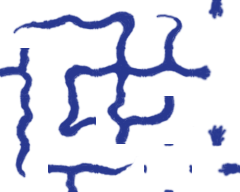
#> input picture art/river-major.png, 240 x 192 px
$ python export.py
#> lines starting #> are read from the running program, lines starting #| are printed output that depends on the picture
from PIL import Image
from random import choice, randint

TILE = (64,64)
HALF_TILE = (32,32)

def add(p,q):
	return p[0] + q[0], p[1] + q[1]

def vmul(p,q):
	return p[0] * q[0], p[1] * q[1]

# [33 lines left out: functions random_texture, get_pal, gen_terrain, not called in this run]


def saveas(ind, img, cat='PHYS0_SS'):
	path = '../res/tile64/{}/{:03}.png'.format(cat, ind)
	img.save(path)
	print(path)


# [4 lines left out: function get_tile, not called in this run]


def rot(img, n):
	return img.rotate(-n * 90)


# [150 lines left out: functions gen_coast, combine_forest, not called in this run]


"""
def extract_buildings():

	# build_id column-wise
	cols = [
		[1,2,3,17],    # col1
		[4,13,44,16],  # col2...
		[5,14,36,48],
		[6,15,37,47],
		[19,22,25,28,33,40,45],
		[20,23,26,29,34,41],
		[21,24,27,30,35,42],
		[7,8,9,46]
		[10,38,39,43]
	]
"""


def extract(name, img_map, unit):
#> called with name = 'river-major.png', unit = (64, 64)
	img = Image.open(name, 'r')
#> img is the input picture: PIL image 240x192 RGBA; mean R, G, B, A 140.9, 147, 175.1, 41.4
	J = len(img_map)
	I = len(img_map[0])
	for j in range(J):
		for i in range(I):
			ind = img_map[j][i]
			if ind != 0:
				x = i*unit[0]
				y = j*unit[1]
				new = img.crop((x,y,x+unit[0],y+unit[1]))
				saveas(ind, new)
#> this loop made 4 passes
#> pass 1, in saveas, `img.save(path)`:
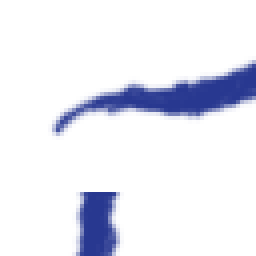
#> saved as 002.png: PIL image 64x64 RGBA (shown 4 times larger); mean R, G, B, A 210.4, 213.8, 232, 26.5; transparent parts drawn white
#> pass 1, in saveas (call 2), `img.save(path)`:
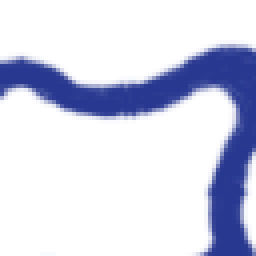
#> saved as 004.png: PIL image 64x64 RGBA (shown 4 times larger); mean R, G, B, A 181.3, 186.8, 217, 53.1; transparent parts drawn white
#> pass 1, in saveas (call 3), `img.save(path)`:
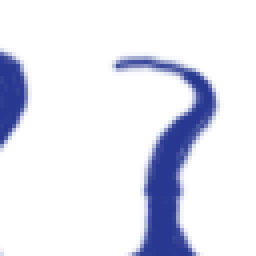
#> saved as 007.png: PIL image 64x64 RGBA (shown 4 times larger); mean R, G, B, A 183.7, 189, 218.2, 32.6; transparent parts drawn white
#> pass 1, in saveas (call 4), `img.save(path)`:
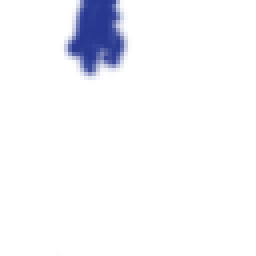
#> saved as 005.png: PIL image 64x64 RGBA (shown 4 times larger); mean R, G, B, A 4.6, 6.4, 16.5, 11.2; transparent parts drawn white

def export_blend():
	im = Image.open('blend.png')

	saveas(105, rot(im, 0))
	saveas(106, rot(im, 1))
	saveas(107, rot(im, 2))
	saveas(108, rot(im, 3))


# coast tile size HALF TILE
coast_map = [
	[119,116,135,124,127,120],
	[126,137,  0,  0,138,113],
	[123,  0,131,132,  0,136],
	[134,  0,130,129,  0,121],
	[115,140,  0,  0,139,128],
	[118,125,122,133,114,117],
]


# river tile size TILE
river_major_map = [
	[  2,  4,  7,  5, 141],
	[ 15,  6, 16, 12, 144],
	[ 13, 10, 14, 11, 143],
	[  9,  8,  3,  0, 142],
]

river_minor_map = [
	[  2+16,  4+16,  7+16,  5+16, 141+4],
	[ 15+16,  6+16, 16+16, 12+16, 144+4],
	[ 13+16, 10+16, 14+16, 11+16, 143+4],
	[  9+16,  8+16,  3+16,  0   , 142+4],
]


# forest size TILE
forest_map = [
	[  1,  1,  1,  1],
	[  1,  0,  0,  0],
	[  0,  0,  0,  0],
	[  0,  0,  0,  0],
]

# [N,E,S,W]
forest_neigh = [
	(65, (0,0,0,0)),
	(66, (0,1,0,0)),
	(67, (0,0,0,1)),
	(68, (0,1,0,1)),
	(69, (0,0,1,0)),
	(70, (0,1,1,0)),
	(71, (0,0,1,1)),
	(72, (0,1,1,1)),
	(73, (1,0,0,0)),
	(74, (1,1,0,0)),
	(75, (1,0,0,1)),
	(76, (1,1,0,1)),
	(77, (1,0,1,0)),
	(78, (1,1,1,0)),
	(79, (1,0,1,1)),
	(80, (1,1,1,1)),
]


# extract('coast.png', coast_map, HALF_TILE)

extract('river-major.png', river_major_map, TILE)
extract('river-major.png', river_minor_map, TILE)
#> the loop in extract (call 2), `for j in range(J):` made 4 passes
#> (printed output is left out)
#> pass 2, in saveas (call 25), `img.save(path)`:
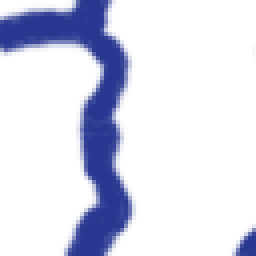
#> saved as 031.png: PIL image 64x64 RGBA (shown 4 times larger); mean R, G, B, A 167, 173.6, 209.6, 44.9; transparent parts drawn white
#> pass 2, in saveas (call 26), `img.save(path)`:
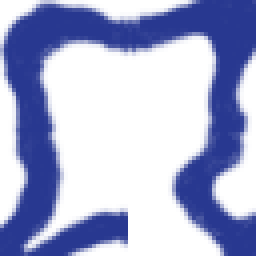
#> saved as 022.png: PIL image 64x64 RGBA (shown 4 times larger); mean R, G, B, A 126.1, 135.7, 188.4, 103.6; transparent parts drawn white
#> pass 2, in saveas (call 27), `img.save(path)`:
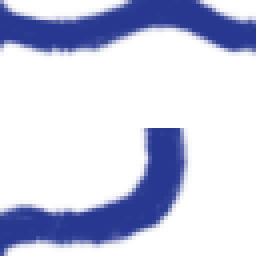
#> saved as 032.png: PIL image 64x64 RGBA (shown 4 times larger); mean R, G, B, A 157.5, 164.7, 204.6, 64.2; transparent parts drawn white

#> (the run stopped early here; a loop or call above may not have finished)
